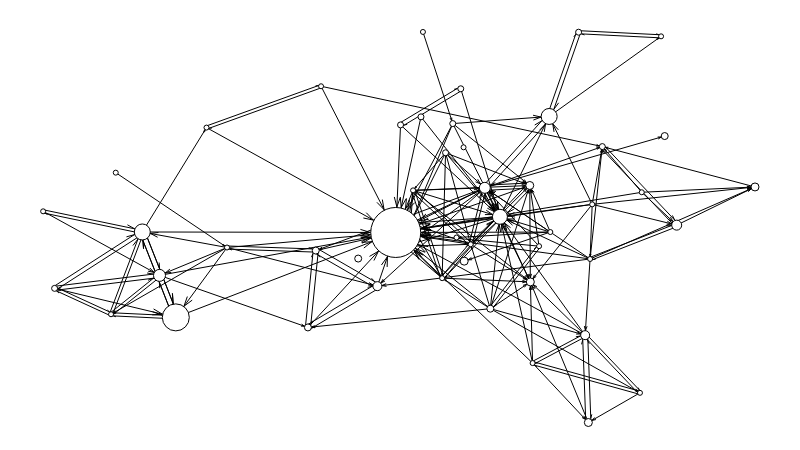

The notebook cell this image was saved under:
### Code cell
time3 = '2019-11-11 17:30:00'
time4 = '2019-11-11 17:40:00'

g2,sizes2 = make_time_graph(connection,time3,time4,game)
g2.scale_nodes_size(sizes2)
g2.move('kamada_kawai')
g2.label_nodes()
g2.set_all_nodes('labpos', 'hover')
g2.draw()

### Figure 1 — Plotly figure (JSON) as saved in the notebook; plotly's stock layout.template omitted (floating-point values rounded to 4 significant figures; data arrays with more than 128 entries replaced by an {"elided": "..."} marker saying what was removed)
{"data": [{"hoverinfo": "none", "line": {"color": "rgb(127, 127, 127)", "dash": "solid", "width": 0}, "mode": "lines", "type": "scatter", "uid": "1640ae0c-9e7a-4e8a-8129-a6ba02836bd6", "x": [0.5497, 0.5497, null, 0, 1, null], "y": [0, 1, null, 0.5286, 0.5286, null]}, {"hoverinfo": "none", "line": {"color": "rgb(0, 0, 0)", "dash": "solid", "width": 1}, "mode": "lines", "type": "scatter", "uid": "918bc790-9fe3-4e5f-ba00-5c1911072a19", "x": {"elided": "1482 float values"}, "y": {"elided": "1482 float values"}}, {"hoverinfo": "text", "marker": {"color": "rgb(255, 255, 255)", "line": {"color": "rgb(0, 0, 0)", "width": 1}, "size": 5, "symbol": "circle"}, "mode": "markers", "text": ["PG_Esports", "rhobalas_lol", "kev1nTV", "IFresh_HD", "yznb", "Akytio", "Flashynthen1ght", "Terenas", "PanunuLoL", "루시아", "SaltyTeemo", "하로맨", "ClovaoBengala", "PinkWardlol", "피닉스박1", "박옥자누나", "Metaphor", "Rakyz", "rainbrain", "Flanalistaa", "foggedftw2", "hashinshin"], "textfont": {"color": "rgb(0, 0, 0)"}, "textposition": "middle center", "type": "scatter", "uid": "8df6bd56-a9a1-4fe2-a22b-abb9f0b44dd0", "x": [0.3904, 0.7713, 0.8681, 0.7683, 0.5906, 0.8409, 0.5336, 0.2295, 0.5605, 0, 0.5807, 0.102, 0.6876, 0.5197, 0.2583, 0.09538, 0.5078, 0.6967, 0.7125, 0.8384, 0.6006, 0.5162], "y": [0.8609, 0.5586, 0.9887, 0.4187, 0.7046, 0.5895, 1, 0.7551, 0.3696, 0.5407, 0.4737, 0.6397, 0.1521, 0.5944, 0.4481, 0.2772, 0.451, 0.4515, 0.4876, 0.07597, 0.4562, 0.5102]}, {"hoverinfo": "text", "marker": {"color": "rgb(255, 255, 255)", "line": {"color": "rgb(0, 0, 0)", "width": 1}, "size": 10, "symbol": "circle"}, "mode": "markers", "text": ["Solary"], "textfont": {"color": "rgb(0, 0, 0)"}, "textposition": "middle center", "type": "scatter", "uid": "590876d6-93c2-4149-9097-3174b855726e", "x": [0.89], "y": [0.5053]}, {"hoverinfo": "text", "marker": {"color": "rgb(255, 255, 255)", "line": {"color": "rgb(0, 0, 0)", "width": 1}, "size": 8, "symbol": "circle"}, "mode": "markers", "text": ["Corobizar", "スタンミ", "yeTz", "Shiphtur", "imaqtpie"], "textfont": {"color": "rgb(0, 0, 0)"}, "textposition": "middle center", "type": "scatter", "uid": "3d2919b1-8b09-4069-bb28-770e7639a369", "x": [1, 0.5915, 0.7659, 0.6836, 0.6844], "y": [0.6031, 0.4131, 0, 0.6069, 0.36]}, {"hoverinfo": "text", "marker": {"color": "rgb(255, 255, 255)", "line": {"color": "rgb(0, 0, 0)", "width": 1}, "size": 6, "symbol": "circle"}, "mode": "markers", "text": ["Broeki1", "OgamingLoL", "Opat04", "FabulousN", "RezoneGAMES", "ThaldrinLol", "AdamKissAK", "인간젤리"], "textfont": {"color": "rgb(0, 0, 0)"}, "textposition": "middle center", "type": "scatter", "uid": "af3c855a-e63d-40b6-9492-4e7580d16bcc", "x": [0.7522, 0.7855, 0.5308, 0.5021, 0.5653, 0.5867, 0.5755, 0.01613], "y": [0.9993, 0.7065, 0.7826, 0.762, 0.6906, 0.8545, 0.7654, 0.3435]}, {"hoverinfo": "text", "marker": {"color": "rgb(255, 255, 255)", "line": {"color": "rgb(0, 0, 0)", "width": 1}, "size": 16, "symbol": "circle"}, "mode": "markers", "text": ["NoWay4u_Sir", "얍얍"], "textfont": {"color": "rgb(0, 0, 0)"}, "textposition": "middle center", "type": "scatter", "uid": "2274923d-7cc2-4d81-b548-ab005ab18792", "x": [0.7108, 0.1393], "y": [0.7836, 0.4878]}, {"hoverinfo": "text", "marker": {"color": "rgb(255, 255, 255)", "line": {"color": "rgb(0, 0, 0)", "width": 1}, "size": 7, "symbol": "circle"}, "mode": "markers", "text": ["Werlyb", "西門夜說", "테디이", "grafo", "lol_Khan"], "textfont": {"color": "rgb(0, 0, 0)"}, "textposition": "middle center", "type": "scatter", "uid": "67b91439-83ea-4ba9-ac73-a7134ea47e26", "x": [0.8732, 0.4426, 0.372, 0.6282, 0.383], "y": [0.7334, 0.4198, 0.2434, 0.2914, 0.4402]}, {"hoverinfo": "text", "marker": {"color": "rgb(255, 255, 255)", "line": {"color": "rgb(0, 0, 0)", "width": 1}, "size": 27, "symbol": "circle"}, "mode": "markers", "text": ["한동숙"], "textfont": {"color": "rgb(0, 0, 0)"}, "textposition": "middle center", "type": "scatter", "uid": "c12dd08c-f689-41df-b5f8-9afbccd389c8", "x": [0.1864], "y": [0.2692]}, {"hoverinfo": "text", "marker": {"color": "rgb(255, 255, 255)", "line": {"color": "rgb(0, 0, 0)", "width": 1}, "size": 11, "symbol": "circle"}, "mode": "markers", "text": ["IWillDominate"], "textfont": {"color": "rgb(0, 0, 0)"}, "textposition": "middle center", "type": "scatter", "uid": "2a96dc98-3841-4e4d-9d43-e3436388a8be", "x": [0.6205], "y": [0.6008]}, {"hoverinfo": "text", "marker": {"color": "rgb(255, 255, 255)", "line": {"color": "rgb(0, 0, 0)", "width": 1}, "size": 12, "symbol": "circle"}, "mode": "markers", "text": ["서새봄냥"], "textfont": {"color": "rgb(0, 0, 0)"}, "textposition": "middle center", "type": "scatter", "uid": "3af7b35a-7e77-477c-b436-3dba7e26bb92", "x": [0.1635], "y": [0.3767]}, {"hoverinfo": "text", "marker": {"color": "rgb(255, 255, 255)", "line": {"color": "rgb(0, 0, 0)", "width": 1}, "size": 50, "symbol": "circle"}, "mode": "markers", "text": ["Faker"], "textfont": {"color": "rgb(0, 0, 0)"}, "textposition": "middle center", "type": "scatter", "uid": "bef497dc-b020-4c0b-9002-c6c4504c0b4b", "x": [0.4953], "y": [0.4865]}, {"hoverinfo": "text", "marker": {"color": "rgb(255, 255, 255)", "line": {"color": "rgb(0, 0, 0)", "width": 1}, "size": 9, "symbol": "circle"}, "mode": "markers", "text": ["clid", "jovirone"], "textfont": {"color": "rgb(0, 0, 0)"}, "textposition": "middle center", "type": "scatter", "uid": "58e140b0-63a0-497f-88b2-a972308645ec", "x": [0.4696, 0.7614], "y": [0.3491, 0.2236]}, {"hoverinfo": "text", "marker": {"color": "rgb(255, 255, 255)", "line": {"color": "rgb(0, 0, 0)", "width": 1}, "size": 15, "symbol": "circle"}, "mode": "markers", "text": ["TFBlade"], "textfont": {"color": "rgb(0, 0, 0)"}, "textposition": "middle center", "type": "scatter", "uid": "5af89dc9-6d6e-4580-a529-5182b60aac13", "x": [0.6417], "y": [0.5267]}, {"hoverinfo": "none", "mode": "text", "text": [], "textfont": {"color": "rgb(255, 255, 255)"}, "textposition": "middle center", "type": "scatter", "uid": "2f5d0295-6382-4ae6-a63d-573f6376978f", "x": [], "y": []}, {"hoverinfo": "none", "mode": "text", "text": [null, null, null, null, null, null, null, null, null, null, null, null, null, null, null, null, null, null, null, null, null, null, null, null, null, null, null, null, null, null, null, null, null, null, null, null, null, null, null, null, null, null, null, null, null, null, null, null, null, null], "textfont": {"color": "rgb(0, 0, 0)"}, "textposition": "middle center", "type": "scatter", "uid": "d017c258-f1da-4bd4-89ce-74fb5c2f7adc", "x": [0.3904, 0.89, 1, 0.7713, 0.8681, 0.7683, 0.7522, 0.7108, 0.7855, 0.5308, 0.5906, 0.8409, 0.5021, 0.8732, 0.5336, 0.2295, 0.5653, 0.5867, 0.5755, 0.5605, 0, 0.5807, 0.1393, 0.102, 0.6876, 0.01613, 0.5197, 0.1864, 0.6205, 0.2583, 0.4426, 0.5915, 0.7659, 0.1635, 0.372, 0.09538, 0.5078, 0.4953, 0.6967, 0.4696, 0.6282, 0.383, 0.6417, 0.7614, 0.7125, 0.6836, 0.8384, 0.6006, 0.6844, 0.5162], "y": [0.8609, 0.5053, 0.6031, 0.5586, 0.9887, 0.4187, 0.9993, 0.7836, 0.7065, 0.7826, 0.7046, 0.5895, 0.762, 0.7334, 1, 0.7551, 0.6906, 0.8545, 0.7654, 0.3696, 0.5407, 0.4737, 0.4878, 0.6397, 0.1521, 0.3435, 0.5944, 0.2692, 0.6008, 0.4481, 0.4198, 0.4131, 0, 0.3767, 0.2434, 0.2772, 0.451, 0.4865, 0.4515, 0.3491, 0.2914, 0.4402, 0.5267, 0.2236, 0.4876, 0.6069, 0.07597, 0.4562, 0.36, 0.5102]}, {"hoverinfo": "none", "mode": "text", "text": {"elided": "188 null values"}, "textfont": {"color": "rgb(0, 0, 0)"}, "textposition": "middle center", "type": "scatter", "uid": "d7f7227b-f681-4823-85a4-572ae7469c2e", "x": {"elided": "188 float values"}, "y": {"elided": "188 float values"}}, {"hoverinfo": "none", "marker": {"color": "rgba(255, 255, 255, 0)", "line": {"color": "rgba(255, 255, 255, 0)", "width": 0}, "size": 0, "symbol": "circle"}, "mode": "markers", "type": "scatter", "uid": "e938eb66-a0fe-49f1-a62c-499b111a15d3", "x": [0.5, 0, 1, 0.5], "y": [0, 0.5, 0.5, 1]}], "layout": {"height": 450, "margin": {"b": 0, "l": 0, "r": 0, "t": 0}, "plot_bgcolor": "rgb(255, 255, 255)", "showlegend": false, "width": 800, "xaxis": {"fixedrange": true, "showgrid": false, "showticklabels": false, "zeroline": false}, "yaxis": {"fixedrange": true, "showgrid": false, "showticklabels": false, "zeroline": false}}}
